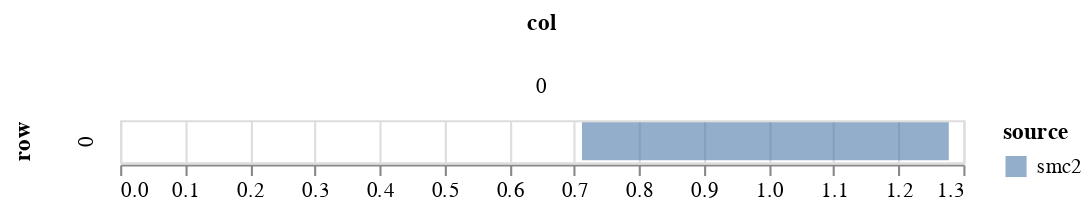

The cell this chart's notebook holds for it:
### Markdown cell above
## Plot quantiles

### Code cell
param = 'beta'
df = get_post_df(ps_smc2[param])
df_quant = df.groupby(['row', 'col'])[['value']].quantile(0.025).reset_index()
df_quant.rename({'value':'q1'}, axis=1, inplace=True)
df_quant2 = df.groupby(['row', 'col'])[['value']].quantile(0.975).reset_index()
df_quant2.rename({'value':'q2'}, axis=1, inplace=True)

df = df_quant.merge(df_quant2, on=['row', 'col'])

# simple quantile chart
df['source'] = 'smc2'
c1 = alt.Chart(df[df.row==0]).mark_bar(opacity=0.6).encode(
        alt.X('q1', title=None),
        alt.X2('q2', title=None),
        alt.Row('row'),
        alt.Column('col'),
        alt.Color('source')
)
c1

### Figure 1 — Vega-Lite specification as saved in the notebook (floating-point values rounded to 4 significant figures)
{"config": {"view": {"continuousWidth": 400, "continuousHeight": 300}}, "data": {"name": "data-7e5f2d060620ef110cc7a7003b6f94c6"}, "mark": {"type": "bar", "opacity": 0.6}, "encoding": {"color": {"type": "nominal", "field": "source"}, "column": {"type": "quantitative", "field": "col"}, "row": {"type": "quantitative", "field": "row"}, "x": {"type": "quantitative", "field": "q1", "title": null}, "x2": {"field": "q2", "title": null}}, "$schema": "https://vega.github.io/schema/vega-lite/v4.8.1.json", "datasets": {"data-7e5f2d060620ef110cc7a7003b6f94c6": [{"row": 0, "col": 0, "q1": 0.7121, "q2": 1.278, "source": "smc2"}]}}
